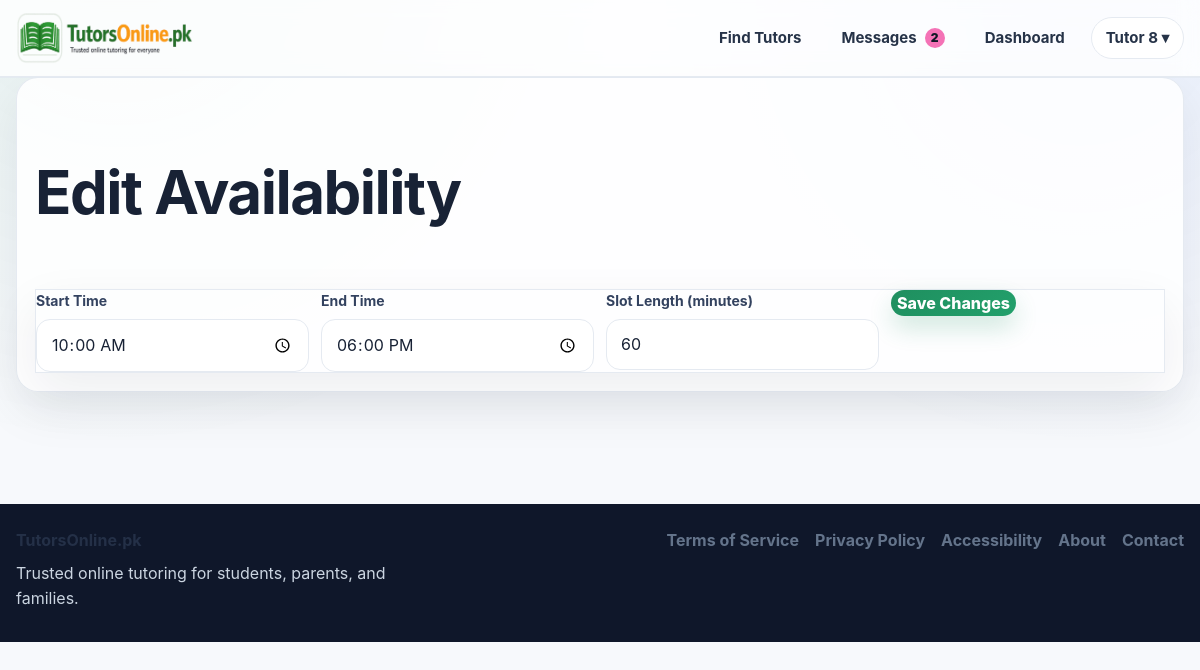
The page /settings/availability/36/edit (signed in) on the database its author committed.
### app.py (models this page shows, shortened)
class User(UserMixin, db.Model):
    id = db.Column(db.Integer, primary_key=True)
    email = db.Column(db.String(120), unique=True, nullable=False)
    password_hash = db.Column(db.String(255), nullable=False)
    role = db.Column(db.String(20), nullable=False, default="student")
    full_name = db.Column(db.String(120), nullable=False)
    public_name = db.Column(db.String(120), nullable=False)
    qualification = db.Column(db.String(120), default="")
    subjects = db.Column(db.String(255), default="")
    class_levels = db.Column(db.String(255), default="")
    experience_years = db.Column(db.Integer, default=0)
    bio = db.Column(db.Text, default="")
    degree_title = db.Column(db.String(255), default="")
    degree_major = db.Column(db.String(255), default="")
    degree_institution = db.Column(db.String(255), default="")
    degree_year = db.Column(db.String(50), default="")
    degree_grade = db.Column(db.String(50), default="")
    previous_path_choice = db.Column(db.String(50), default="")
    mphil_title = db.Column(db.String(255), default="")
    mphil_major = db.Column(db.String(255), default="")
    mphil_institution = db.Column(db.String(255), default="")
    mphil_year = db.Column(db.String(50), default="")
    mphil_grade = db.Column(db.String(50), default="")
    mphil_additional_note = db.Column(db.String(255), default="")
    masters_title = db.Column(db.String(255), default="")
    masters_major = db.Column(db.String(255), default="")
    masters_institution = db.Column(db.String(255), default="")
    masters_year = db.Column(db.String(50), default="")
    masters_grade = db.Column(db.String(50), default="")
    masters_additional_note = db.Column(db.String(255), default="")
    bachelor_title = db.Column(db.String(255), default="")
    bachelor_major = db.Column(db.String(255), default="")
    bachelor_institution = db.Column(db.String(255), default="")
    bachelor_year = db.Column(db.String(50), default="")
    bachelor_grade = db.Column(db.String(50), default="")
    bachelor_additional_note = db.Column(db.String(255), default="")
    inter_program = db.Column(db.String(100), default="")
    inter_institution = db.Column(db.String(255), default="")
    inter_grade = db.Column(db.String(50), default="")
    inter_year = db.Column(db.String(50), default="")
    matric_program = db.Column(db.String(100), default="")
    matric_institution = db.Column(db.String(255), default="")
    matric_grade = db.Column(db.String(50), default="")
    matric_year = db.Column(db.String(50), default="")
    gender = db.Column(db.String(50), default="")
    city = db.Column(db.String(120), default="")
    main_subject = db.Column(db.String(120), default="")
    additional_subjects = db.Column(db.String(255), default="")
    student_level = db.Column(db.String(120), default="")
    student_subject_needed = db.Column(db.String(120), default="")
    preferred_tutor_gender = db.Column(db.String(50), default="")
    learning_mode = db.Column(db.String(50), default="")
    teaching_mode = db.Column(db.String(50), default="")
    hourly_rate = db.Column(db.Integer, default=0)
    mobile_number = db.Column(db.String(40), default="")
    cnic_number = db.Column(db.String(40), default="")
    profile_image = db.Column(db.String(255), default="")
    degree_file = db.Column(db.String(255), default="")
    additional_qualification_level = db.Column(db.String(80), default="")
    additional_qualification_title = db.Column(db.String(255), default="")
    additional_qualification_major = db.Column(db.String(255), default="")
    additional_qualification_institution = db.Column(db.String(255), default="")
    additional_qualification_year = db.Column(db.String(50), default="")
    additional_qualification_grade = db.Column(db.String(50), default="")
    additional_qualification_file = db.Column(db.String(255), default="")
    demo_video_url = db.Column(db.String(255), default="")
    demo_video_file = db.Column(db.String(255), default="")
    modest_profile = db.Column(db.Boolean, default=False)
    audio_only = db.Column(db.Boolean, default=False)
    is_active_user = db.Column(db.Boolean, default=True)
    is_verified_tutor = db.Column(db.Boolean, default=False)
    profile_stage = db.Column(db.String(40), default="basic_complete")
    verification_submitted_at = db.Column(db.DateTime)
    approved_at = db.Column(db.DateTime)
    rejected_at = db.Column(db.DateTime)
    admin_review_note = db.Column(db.Text, default="")
    is_public_tutor = db.Column(db.Boolean, default=False)
    tutor_category = db.Column(db.String(80), default="")
    bonus_credits = db.Column(db.Integer, default=0)
    total_earnings_pkr = db.Column(db.Integer, default=0)
    monthly_earnings_pkr = db.Column(db.Integer, default=0)
    sessions_completed = db.Column(db.Integer, default=0)
    rating_avg = db.Column(db.Float, default=0.0)
    rating_count = db.Column(db.Integer, default=0)
    credits_balance = db.Column(db.Integer, default=0)
    pending_payout_pkr = db.Column(db.Integer, default=0)
    payout_method = db.Column(db.String(30), default="bank")
    payout_account_title = db.Column(db.String(120), default="")
    payout_account_number = db.Column(db.String(120), default="")
    payout_iban = db.Column(db.String(64), default="")
    created_at = db.Column(db.DateTime, default=datetime.utcnow)
    bookings_as_student = db.relationship(
        "Booking",
        backref="student",
        lazy=True,
        foreign_keys="Booking.student_id",
    )
    bookings_as_tutor = db.relationship(
        "Booking",
        backref="tutor",
        lazy=True,
        foreign_keys="Booking.tutor_id",
    )
    @property
    def is_active(self):
        return self.is_active_user

class TutorAvailabilityRule(db.Model):
    id = db.Column(db.Integer, primary_key=True)
    tutor_id = db.Column(db.Integer, db.ForeignKey("user.id"), nullable=False)
    weekday = db.Column(db.Integer, nullable=False)  # 0 = Monday, 6 = Sunday
    start_time = db.Column(db.String(5), nullable=False)  # HH:MM
    end_time = db.Column(db.String(5), nullable=False)    # HH:MM
    slot_minutes = db.Column(db.Integer, default=60)
    is_active = db.Column(db.Boolean, default=True)
    created_at = db.Column(db.DateTime, default=datetime.utcnow)
    tutor = db.relationship("User", backref="availability_rules")

### app.py (the view, shortened to what this page needs)
@app.route("/settings/availability/<int:rule_id>/edit", methods=["GET", "POST"])
@login_required
def edit_availability_rule(rule_id):
    if current_user.role != "tutor":
        flash("Unauthorized.", "danger")
        return redirect(url_for("settings"))
    rule = TutorAvailabilityRule.query.get_or_404(rule_id)
    if rule.tutor_id != current_user.id:
        flash("Unauthorized.", "danger")
        return redirect(url_for("settings"))
    return render_template("edit_availability.html", rule=rule)

### app.py (called while the page is built, shortened)
@app.context_processor
def inject_message_badge():
    return {
        "global_unread_messages": unread_message_count_for(current_user)
        if current_user.is_authenticated else 0
    }

@login_manager.user_loader
def load_user(user_id):
    return User.query.get(int(user_id))

@app.context_processor
def inject_globals():
    return {
        "credit_rate": app.config["CREDIT_RATE"],
        "google_configured": bool(
            app.config["GOOGLE_CLIENT_ID"] and app.config["GOOGLE_CLIENT_SECRET"]
        ),
        "under_construction": UNDER_CONSTRUCTION,
    }

@app.before_request
def construction_gate():
    if request.method == "GET" and not request.path.startswith("/static/"):
        if not session.get("_visit_counted"):
            session["_visit_counted"] = True
            app.config["VISITOR_COUNT"] = app.config.get("VISITOR_COUNT", 0) + 1
    if current_user.is_authenticated and current_user.role == "admin":
        if request.args.get("preview") == "1":
            return
    if current_user.is_authenticated and current_user.role == "admin":
        if request.args.get("preview") == "1":
            session["preview_mode"] = True
    if session.get("preview_mode"):
        return
    if not UNDER_CONSTRUCTION:
        return

def unread_message_count_for(user):
    if not user or not getattr(user, "is_authenticated", False):
        return 0
    if user.role == "student":
        convo_ids = [
            c.id for c in Conversation.query.filter_by(student_id=user.id).all()
        ]
    elif user.role == "tutor":
        convo_ids = [
            c.id for c in Conversation.query.filter_by(tutor_id=user.id).all()
        ]
    elif user.role == "admin":
        return 0
    else:
        return 0
    if not convo_ids:
        return 0
    return Message.query.filter(
        Message.conversation_id.in_(convo_ids),
        Message.sender_id != user.id,
        Message.is_read == False
    ).count()

### templates/edit_availability.html
{% extends 'base.html' %}
{% block content %}
<section class="card">
  <h1>Edit Availability</h1>
  <form method="post" class="form-grid two-col">
    <div>
      <label class="small-label">Start Time</label>
      <input type="time" name="start_time" value="{{ rule.start_time }}" required>
    </div>
    <div>
      <label class="small-label">End Time</label>
      <input type="time" name="end_time" value="{{ rule.end_time }}" required>
    </div>
    <div>
      <label class="small-label">Slot Length (minutes)</label>
      <input type="number" name="slot_minutes" value="{{ rule.slot_minutes }}" min="15" step="15">
    </div>
    <div class="full-width">
      <button class="btn btn-primary" type="submit">Save Changes</button>
    </div>
  </form>
</section>
{% endblock %}

### templates/base.html (shortened to what this page needs)
<!doctype html>
<html lang="en">
<head>
  <link rel="stylesheet" href="{{ url_for('static', filename='css/styles.css') }}">
  <link rel="stylesheet" href="{{ url_for('static', filename='css/design-system.css') }}">
</head>
<body>
  <header class="site-header">
    <div class="container nav-wrap">
      <a href="{{ url_for('index') }}" class="brand">
        <img src="{{ url_for('static', filename='images/logo.png') }}" alt="TutorsOnline.pk" class="brand-logo">
      </a>
     <nav class="main-nav">
      <a href="{{ url_for('tutors') }}">Find Tutors</a>
      {% if current_user.is_authenticated %}
        <a href="{{ url_for('messages_inbox') }}" class="nav-messages-link">
          Messages
          {% if global_unread_messages and global_unread_messages > 0 %}
            <span class="nav-msg-badge">{{ global_unread_messages }}</span>
          {% endif %}
        </a>
        <a href="{{ url_for('dashboard') }}">Dashboard</a>
        <div class="nav-user-dropdown">
          <button type="button" class="nav-user-trigger">
            {{ current_user.public_name or 'Account' }} ▾
          </button>
        </div>
      {% else %}
        <a href="{{ url_for('contact') }}">Contact</a>
        <a href="{{ url_for('login') }}">Login</a>
        <a href="{{ url_for('register') }}" class="nav-join-btn">Join</a>
      {% endif %}
    </nav>
    </div>
  </header>
  <main class="site-main">
    <div class="container">
      {% block content %}{% endblock %}
    </div>
  </main>
  <footer class="site-footer">
    <div class="container footer-wrap">
      <div class="footer-brand">
        <strong>TutorsOnline.pk</strong>
        <p>Trusted online tutoring for students, parents, and families.</p>
      </div>
      <div class="footer-links">
        <a href="{{ url_for('terms') }}">Terms of Service</a>
        <a href="{{ url_for('privacy') }}">Privacy Policy</a>
        <a href="{{ url_for('accessibility') }}">Accessibility</a>
        <a href="{{ url_for('about') }}">About</a>
        <a href="{{ url_for('contact') }}">Contact</a>
      </div>
    </div>
  </footer>
</body>
</html>

### static/css/styles.css (style rules this page uses)
:root { --bg: #f6f7f9; --surface: #ffffff; --surface-soft: rgba(255, 255, 255, 0.92); --text: #1f2a44; --muted: #5f6b7a; --line: #e3e8ee; --brand: #347a46; --brand-dark: #2d673c; --brand-light: #eef6f0; --blue: #2f67e8; --blue-dark: #2251bf; --shadow-soft: 0 12px 32px rgba(26, 37, 57, 0.05); --shadow-card: 0 14px 28px rgba(20, 31, 55, 0.06); --radius-xl: 28px; --radius-lg: 22px; --radius-md: 18px; --radius-sm: 14px; }
* { box-sizing: border-box; }
html { scroll-behavior: smooth; }
body { margin: 0; font-family: Arial, Helvetica, sans-serif; background: var(--bg); color: var(--text); }
a { text-decoration: none; color: var(--brand); }
img { max-width: 100%; }
.container { max-width: 1240px; margin: 0 auto; padding: 0 20px; }
.site-main { padding: 0 0 48px; }
.site-header { background: rgba(255, 255, 255, 0.95); border-bottom: 1px solid var(--line); position: sticky; top: 0; z-index: 50; backdrop-filter: blur(10px); }
.nav-wrap { min-height: 88px; display: flex; align-items: center; justify-content: space-between; gap: 20px; }
.brand { display: flex; align-items: center; }
.brand-logo { height: 58px; width: auto; display: block; }
.main-nav { display: flex; align-items: center; gap: 34px; flex-wrap: wrap; }
.main-nav a { color: #243047; font-size: 18px; font-weight: 500; }
.card { background: var(--surface); border: 1px solid var(--line); border-radius: 18px; padding: 18px; box-shadow: 0 10px 24px rgba(14, 32, 73, 0.04); }
.form-grid { display: grid; gap: 12px; }
.form-grid.two-col { grid-template-columns: repeat(auto-fit, minmax(220px, 1fr)); }
input, select, textarea, button, progress { font: inherit; }
input, select, textarea { width: 100%; padding: 12px 14px; border: 1px solid var(--line); border-radius: 12px; background: #ffffff; }
.small-label { display: block; margin-bottom: 8px; font-size: 14px; font-weight: 700; color: #33425f; }
.site-footer { margin-top: 48px; background: #ffffff; border-top: 1px solid var(--line); }
.footer-wrap { display: flex; justify-content: space-between; gap: 24px; padding: 24px 20px 30px; flex-wrap: wrap; }
.footer-brand strong { display: block; margin-bottom: 8px; color: #243047; }
.footer-brand p { margin: 0; color: var(--muted); max-width: 380px; line-height: 1.6; }
.footer-links { display: flex; gap: 18px; flex-wrap: wrap; align-items: flex-start; }
.footer-links a { color: #3b5fbf; font-weight: 500; }
:root { --homepage-max: 1280px; --hero-height-desktop: 500px; --hero-height-tablet: 430px; --hero-height-mobile: 360px; --glass: rgba(255, 255, 255, 0.78); --glass-strong: rgba(255, 255, 255, 0.9); --brand-grad: linear-gradient(135deg, #2f67e8 0%, #347a46 100%); --soft-ring: 0 0 0 4px rgba(47, 103, 232, 0.08); --shadow-premium: 0 18px 45px rgba(17, 24, 39, 0.08); --shadow-premium-lg: 0 30px 70px rgba(17, 24, 39, 0.14); }
.container { max-width: var(--homepage-max); }

### rows shown on the page
User: public_name "Tutor 8"
TutorAvailabilityRule: start_time "10:00", end_time "18:00", slot_minutes "60"

### other values the page prints
{{ global_unread_messages }} "2"
